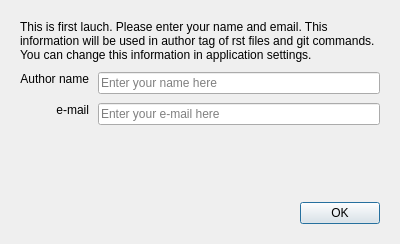
<?xml version="1.0" encoding="UTF-8"?>
<ui version="4.0">
 <class>MSFirstLaunchDlg</class>
 <widget class="QDialog" name="MSFirstLaunchDlg">
  <property name="windowModality">
   <enum>Qt::ApplicationModal</enum>
  </property>
  <property name="geometry">
   <rect>
    <x>0</x>
    <y>0</y>
    <width>400</width>
    <height>244</height>
   </rect>
  </property>
  <property name="windowTitle">
   <string>Enter you information</string>
  </property>
  <property name="modal">
   <bool>true</bool>
  </property>
  <layout class="QVBoxLayout" name="verticalLayout">
   <property name="spacing">
    <number>10</number>
   </property>
   <property name="leftMargin">
    <number>20</number>
   </property>
   <property name="topMargin">
    <number>20</number>
   </property>
   <property name="rightMargin">
    <number>20</number>
   </property>
   <property name="bottomMargin">
    <number>20</number>
   </property>
   <item>
    <widget class="QLabel" name="description">
     <property name="text">
      <string>This is first lauch. Please enter your name and email. This information will be used in author tag of rst files and git commands. You can change this information in application settings.</string>
     </property>
     <property name="wordWrap">
      <bool>true</bool>
     </property>
    </widget>
   </item>
   <item>
    <layout class="QGridLayout" name="gridLayout" rowstretch="0,1,0" rowminimumheight="0,1,0">
     <property name="sizeConstraint">
      <enum>QLayout::SetDefaultConstraint</enum>
     </property>
     <property name="leftMargin">
      <number>0</number>
     </property>
     <property name="topMargin">
      <number>0</number>
     </property>
     <property name="rightMargin">
      <number>0</number>
     </property>
     <property name="bottomMargin">
      <number>0</number>
     </property>
     <property name="spacing">
      <number>9</number>
     </property>
     <item row="1" column="0">
      <widget class="QLabel" name="nameLabel">
       <property name="text">
        <string>Author name</string>
       </property>
       <property name="alignment">
        <set>Qt::AlignRight|Qt::AlignTop|Qt::AlignTrailing</set>
       </property>
       <property name="margin">
        <number>5</number>
       </property>
      </widget>
     </item>
     <item row="2" column="0">
      <widget class="QLabel" name="emailLabel">
       <property name="text">
        <string>e-mail</string>
       </property>
       <property name="alignment">
        <set>Qt::AlignRight|Qt::AlignTop|Qt::AlignTrailing</set>
       </property>
       <property name="margin">
        <number>5</number>
       </property>
      </widget>
     </item>
     <item row="1" column="1">
      <widget class="QLineEdit" name="nameEdit">
       <property name="placeholderText">
        <string>Enter your name here</string>
       </property>
      </widget>
     </item>
     <item row="2" column="1">
      <widget class="QLineEdit" name="emailEdit">
       <property name="inputMethodHints">
        <set>Qt::ImhEmailCharactersOnly</set>
       </property>
       <property name="placeholderText">
        <string>Enter your e-mail here</string>
       </property>
      </widget>
     </item>
    </layout>
   </item>
   <item>
    <spacer name="verticalSpacer">
     <property name="orientation">
      <enum>Qt::Vertical</enum>
     </property>
     <property name="sizeHint" stdset="0">
      <size>
       <width>20</width>
       <height>40</height>
      </size>
     </property>
    </spacer>
   </item>
   <item>
    <widget class="QDialogButtonBox" name="buttonBox">
     <property name="orientation">
      <enum>Qt::Horizontal</enum>
     </property>
     <property name="standardButtons">
      <set>QDialogButtonBox::Ok</set>
     </property>
    </widget>
   </item>
  </layout>
 </widget>
 <resources/>
 <connections>
  <connection>
   <sender>buttonBox</sender>
   <signal>accepted()</signal>
   <receiver>MSFirstLaunchDlg</receiver>
   <slot>accept()</slot>
   <hints>
    <hint type="sourcelabel">
     <x>248</x>
     <y>254</y>
    </hint>
    <hint type="destinationlabel">
     <x>157</x>
     <y>274</y>
    </hint>
   </hints>
  </connection>
  <connection>
   <sender>buttonBox</sender>
   <signal>rejected()</signal>
   <receiver>MSFirstLaunchDlg</receiver>
   <slot>reject()</slot>
   <hints>
    <hint type="sourcelabel">
     <x>316</x>
     <y>260</y>
    </hint>
    <hint type="destinationlabel">
     <x>286</x>
     <y>274</y>
    </hint>
   </hints>
  </connection>
 </connections>
</ui>
